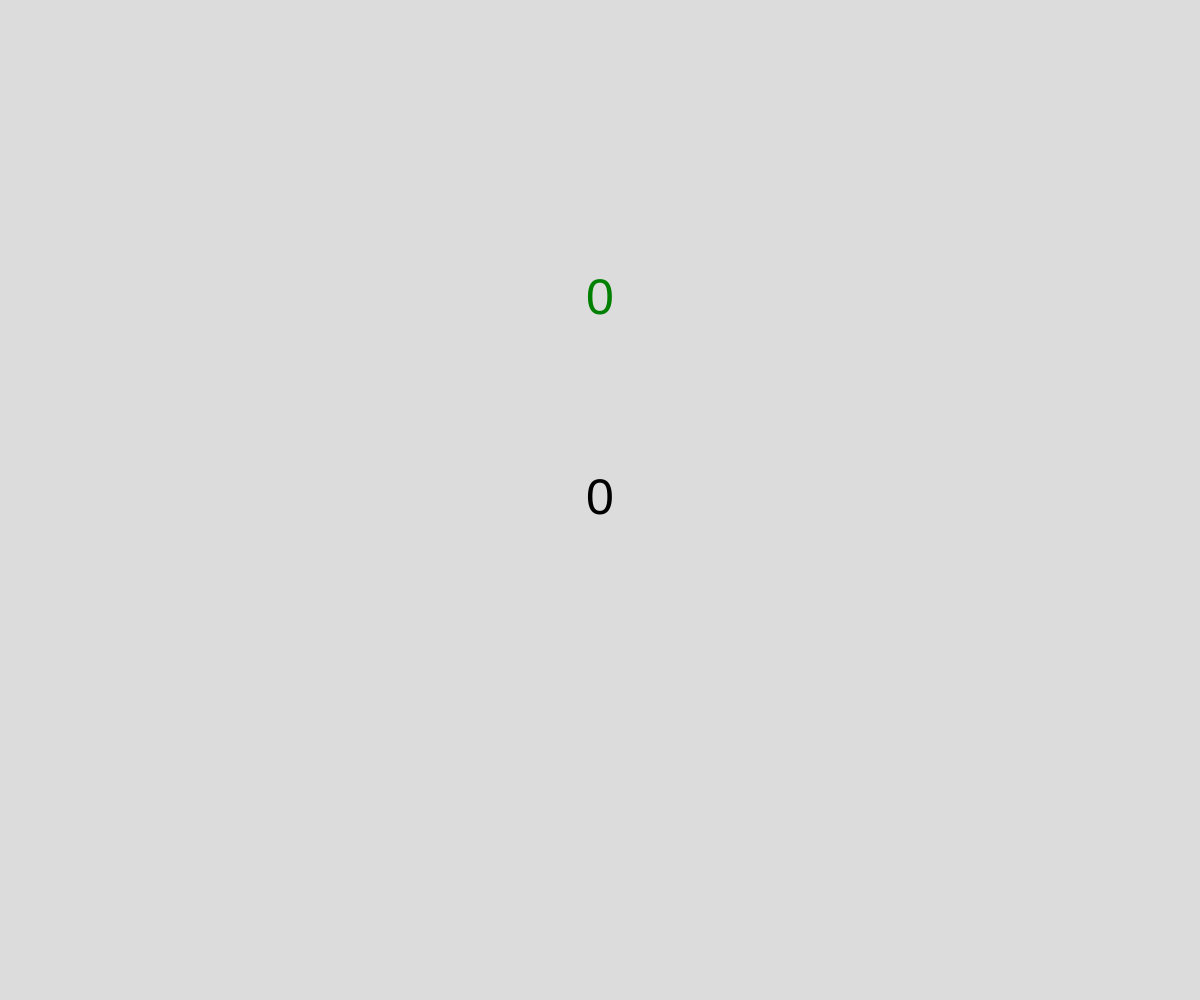
Frame 1 (no input)
Frame 60 (no input): identical to frame 1, image omitted
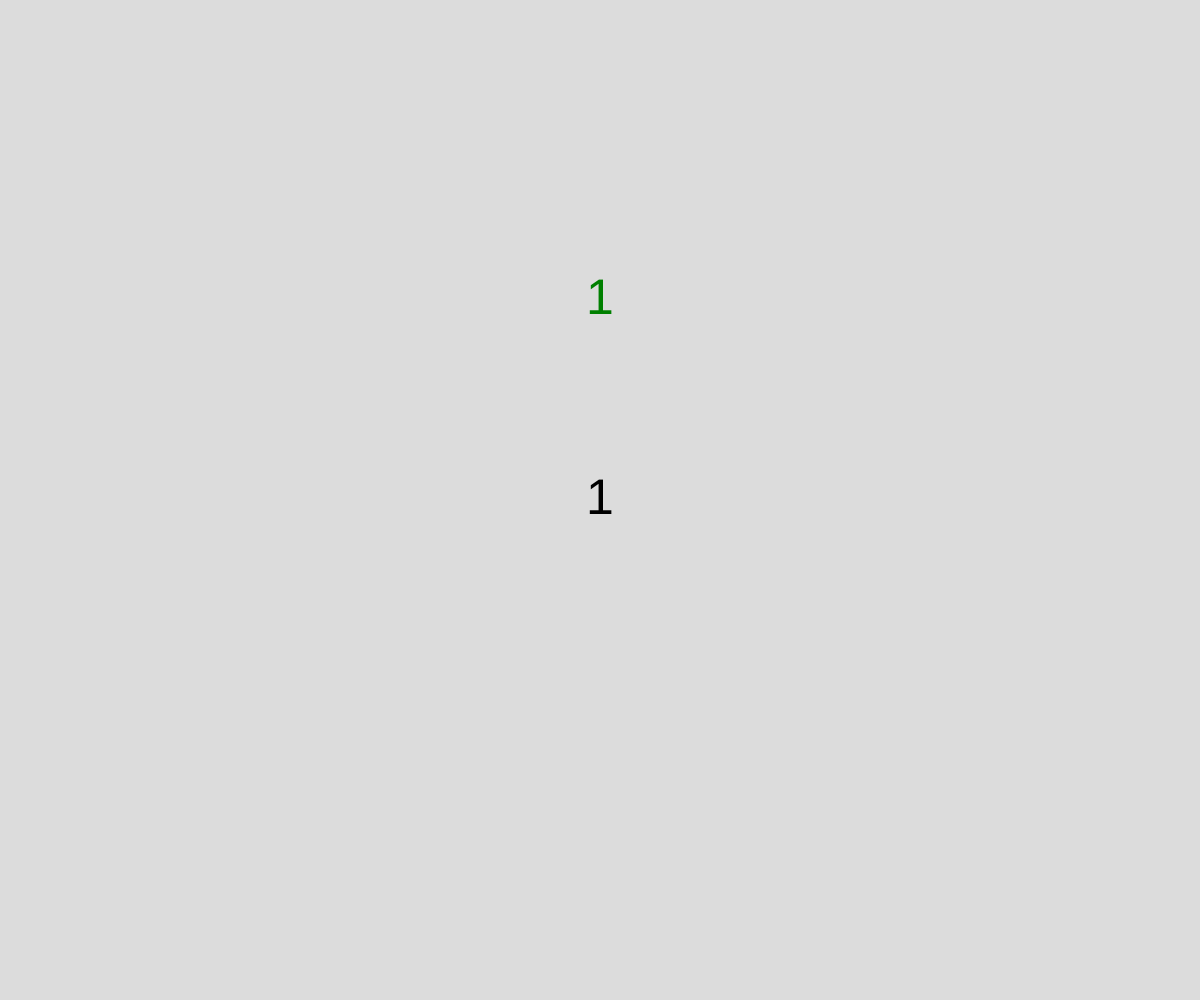
Frame 120 (the mouse pressed at the canvas centre since frame 60)

The p5.js sketch that drew these frames (run headless with seeded random() and noise() and a simulated clock; from frame 60 on, the mouse is pressed at the canvas centre):

// p5.js sketch
// ── sketch.js
// LocalStorage Demo

let numberOfClicks = 0;
let highestClickEver = 0;

function setup() {
  createCanvas(windowWidth, windowHeight);

  //is there an old highscore?
  if (getItem("highClick")) {
    highestClickEver = getItem("highClick");
  }
}

function draw() {
  background(220);

  displayClicks();
  displayHighest();
}

function mousePressed() {
  numberOfClicks++;
  if (numberOfClicks > highestClickEver) {
    highestClickEver = numberOfClicks;
    storeItem("highClick", highestClickEver);
  }
}

function displayClicks() {
  fill("black");
  textSize(50);
  textAlign(CENTER, CENTER);
  text(numberOfClicks, width/2, height/2);
}

function displayHighest() {
  fill("green");
  textSize(50);
  textAlign(CENTER, CENTER);
  text(highestClickEver, width/2, height/2 - 200);
}
